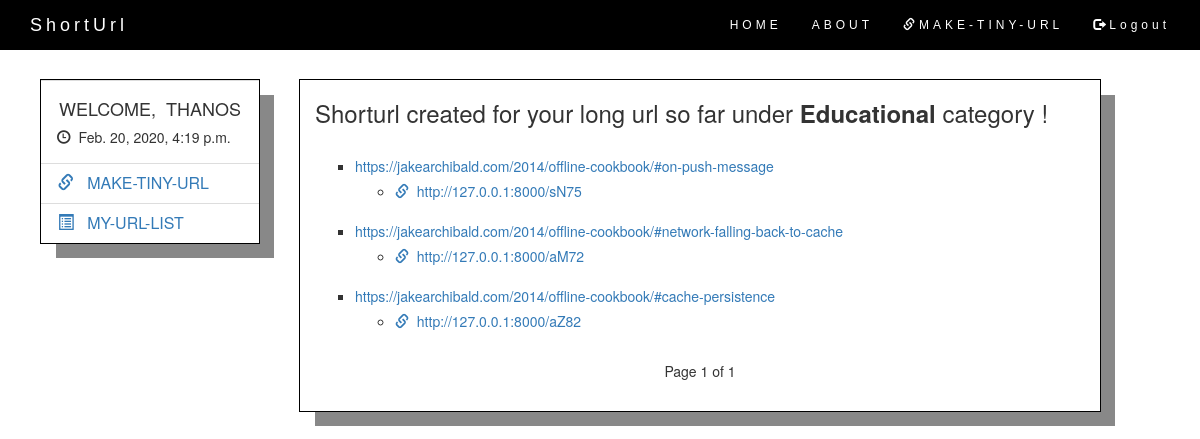
The app's page /allcatUrls/?category=educational (signed in) with its own data.
### urlapp/models.py (models this page shows, shortened)
class MyUrls(models.Model):
    user=models.ForeignKey(User,blank = True, null = True,  on_delete=models.CASCADE)
    url=models.URLField(max_length=500,verbose_name='ENTER URL')
    tinyurl=models.URLField(max_length=500)
    cateogry=models.CharField(max_length=30,default="newsarticles")

### urlapp/views.py (the view)
# urls.py: url(r'^allcatUrls/',getMyAllcategoryUrls),
@login_required(login_url='/account/login/')
def getMyAllcategoryUrls(request):
    user=request.user
    category = request.GET.get('category')
    urlobj=MyUrls.objects.filter(user=user,cateogry=category)[::-1]
    paginator = Paginator(urlobj,6)
    pageno = request.GET.get('page')
    try:
        urlobj = paginator.page(pageno)
    except PageNotAnInteger:
        urlobj = paginator.page(1)
    except EmptyPage:
        urlobj = paginator.page(paginator.num_pages)
    args={}
    args['urls']=urlobj
    args['category']=category
    return render(request, 'urltemp/categoryurl.html',args)

### templates/urltemp/categoryurl.html (shortened to what this page needs)
<html>
    <head>
        <link rel="stylesheet" href="https://maxcdn.bootstrapcdn.com/bootstrap/3.3.7/css/bootstrap.min.css">
        <link rel="stylesheet" href="/media/res/style.css"></link>
    </head>
    <body>
        <nav class="navbar navbar-default navbar-fixed-top">
            <div class="container">
              <div class="navbar-header">
                     {% if request.user.is_authenticated %}
                        <a class="navbar-brand" href="/home/">ShortUrl</a>
                    {% else %}
                         <a class="navbar-brand" href="/account/login/">ShortUrl</a>
                    {% endif %}
              </div>
               <div class="collapse navbar-collapse" id="myNavbar">
                    <ul class="nav navbar-nav navbar-right">
                    {% if request.user.is_authenticated %}
                        <li><a href="/home/">HOME</a></li>
                        <li><a href="/about/">ABOUT</a></li>
                        <li><a href="/generateUrl/"><i class="glyphicon glyphicon-link"></i>MAKE-TINY-URL</a></li>
                        <li><a href="/account/logout/"><i class="glyphicon glyphicon-log-out"></i>Logout</a></li>
                        {% else %}
                        <li><a href="/about/">ABOUT</a></li>
                        <li><a href="/generateUrl/"><i class="glyphicon glyphicon-link"></i>MAKE-TINY-URL</a></li>
                        <li><a href="/account/login/"><i class="glyphicon glyphicon-log-in"></i>Login</a></li>
                    {% endif %}
                    </ul>
                </div>
              </div>
        </nav>
    <div class="container-fluid fromtop">
            <div class="row">
                <div class="col-sm-3">
                  {% if request.user.is_authenticated %}
                        <table class="table" align="center">
                            <tr>
                                <td>
                                    <h4>&nbsp;&nbsp;WELCOME,&nbsp;&nbsp;{{request.user.username|upper}}&nbsp;&nbsp;</h4>
                                    <h5>&nbsp;&nbsp;<span class="glyphicon glyphicon-time"></span>&nbsp;&nbsp;{{request.user.last_login}}&nbsp;&nbsp;</h5>
                                </td>
                            </tr>
                            <tr>
                                <td>
                                    <a href="/generateUrl/">&nbsp;&nbsp;<i class="glyphicon glyphicon-link"></i>&nbsp;&nbsp;&nbsp;MAKE-TINY-URL</a>
                                </td>
                            </tr>
                            <tr>
                                <td>
                                    <a href="/allUrls/">&nbsp;&nbsp;<i class="glyphicon glyphicon-list-alt"></i>&nbsp;&nbsp;&nbsp;MY-URL-LIST</a>
                                </td>
                            </tr>
                        </table>
                  {% endif %}
                </div>
                <div class="col-sm-8 divborder resultLinks">
                   {% if urls %}
                        <h3>Shorturl created for your long url so far under <b>{{category|title}}</b> category !</h3>
                        <ul class="myMarginBottom" style="list-style-type:square">
                            {% for u in urls %}
                                <div>&nbsp;</div>
                                <li><a target="_blank" href="{{u.url}}">{{u.url}}</a></li>
                                <ul>
                                    <li class="myMarginTopUl"><a target="_blank" href="{{u.tinyurl}}"><i class="glyphicon glyphicon-link"></i>&nbsp;&nbsp;{{u.tinyurl}}</a></li>
                                </ul>
                            {% endfor %}
                       </ul>
                       <center>
                           <div class="myMarginBottom">
                                <span class="step-links">
                                    <span class="current">
                                        Page {{ urls.number }} of {{ urls.paginator.num_pages }}
                                    </span>
                                </span>
                          </div>
                    {% endif %}
                </div>
        </div>
    </div>
    </body>
</html>

### res/style.css (style rules this page uses)
.navbar { margin-bottom: 0; background-color: black !important; z-index: 9999; border: 0; font-size: 12px !important; line-height: 1.42857143 !important; letter-spacing: 4px; border-radius: 0; font-family: Montserrat, sans-serif; }
.navbar li a, .navbar .navbar-brand { color: #fff !important; }
.fromtop { top: 80px!important; position: relative; }
.table>tbody>tr { border-bottom:none !important; border-top:none !important; }
.table { outline:1px solid black; box-shadow: 15px 15px #888888; width:auto !important; }
.divborder { outline:1px solid black; box-shadow: 15px 15px #888888; }
.myMarginBottom { margin-bottom:30px; }
.myMarginTopUl { margin-top:5px; }
.resultLinks a { text-decoration: none; }

### records on screen
MyUrls: url "https://jakearchibald.com/2014/offline-cookbook/#on-push-message", tinyurl "http://127.0.0.1:8000/sN75"
MyUrls: url "https://jakearchibald.com/2014/offline-cookbook/#network-falling-back-to-cache", tinyurl "http://127.0.0.1:8000/aM72"
MyUrls: url "https://jakearchibald.com/2014/offline-cookbook/#cache-persistence", tinyurl "http://127.0.0.1:8000/aZ82"

### other values on screen
{{ request.user.username|upper }} "THANOS"
{{ request.user.last_login }} "Feb. 20, 2020, 4:19 p.m."
{{ category|title }} "Educational"
{{ urls.number }} "1"
{{ urls.paginator.num_pages }} "1"
